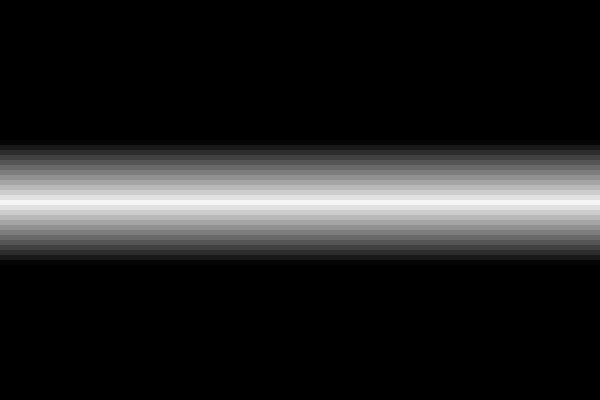
Frame 1 (no input)
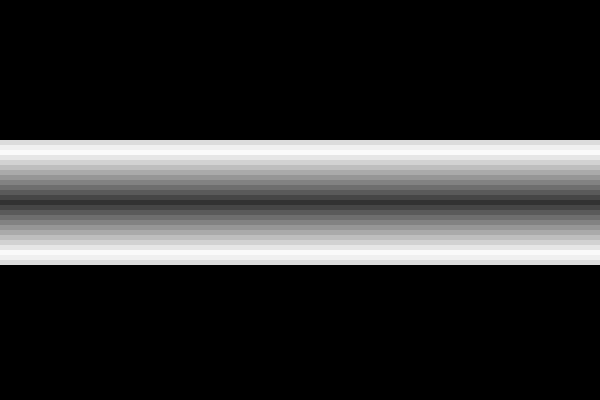
Frame 60 (the mouse pressed at the canvas centre just before this capture)
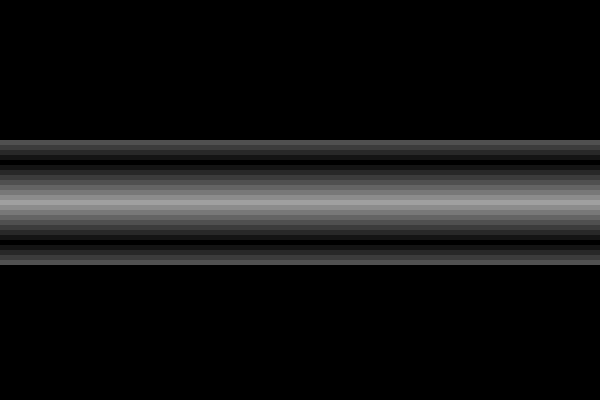
Frame 120 (the mouse held since frame 60 and released just before this capture)

The Processing sketch that drew these frames (run headless with seeded random() and noise(); from frame 60 on, the mouse is pressed at the canvas centre):

// Processing sketch: processing_180192
// ── processing_180192.pde

Bar[] barArray;
float grad = 5;

void setup()
{
  size(600,400);
  background(0);
  noStroke();
  
  barArray = new Bar[25];
  
  //Central bar
  barArray[0] = new Bar(0,height/2, 250); 
  
  float offset = 0;
  float col = 250;
  
  for(int i = 1; i < 25; i += 2)
  {
    
    offset += 5;
    col-= 20;
    
    barArray[i] = new Bar(0,(height/2)+offset, col);
    barArray[i+1] = new Bar(0,(height/2)-offset, col);
  }
  
}

void draw()
{
  
  for(Bar bar : barArray)
  {
     bar.update(grad); 
  }
  
}
 
void keyPressed() {
  if (key == CODED) {
    if (keyCode == UP) {
      grad += 1;
    } else if (keyCode == DOWN) {
      grad -= 1;
    }
  } 
} 

class Bar
{
  
  float col;
  PVector pos;
  boolean increment;
  
  Bar(float x, float y, float newCol)
  {
    pos = new PVector(x, y);
    col = newCol;
  }
  
  void update(float val)
  {
    //First check whether the mode should be inc or dec
    if(col <= 0)
    {
      increment = true;
    } else if (col >= 255) {
      increment = false;
    }
    
    //Then update the colour based on the val + increment mode
    if(increment)
    {
      col += val;
    } else {
      col -= val;
    }
    
    //Draw the rect
    fill(col);
    rect(pos.x, pos.y, width, 5);
  }
  
}
